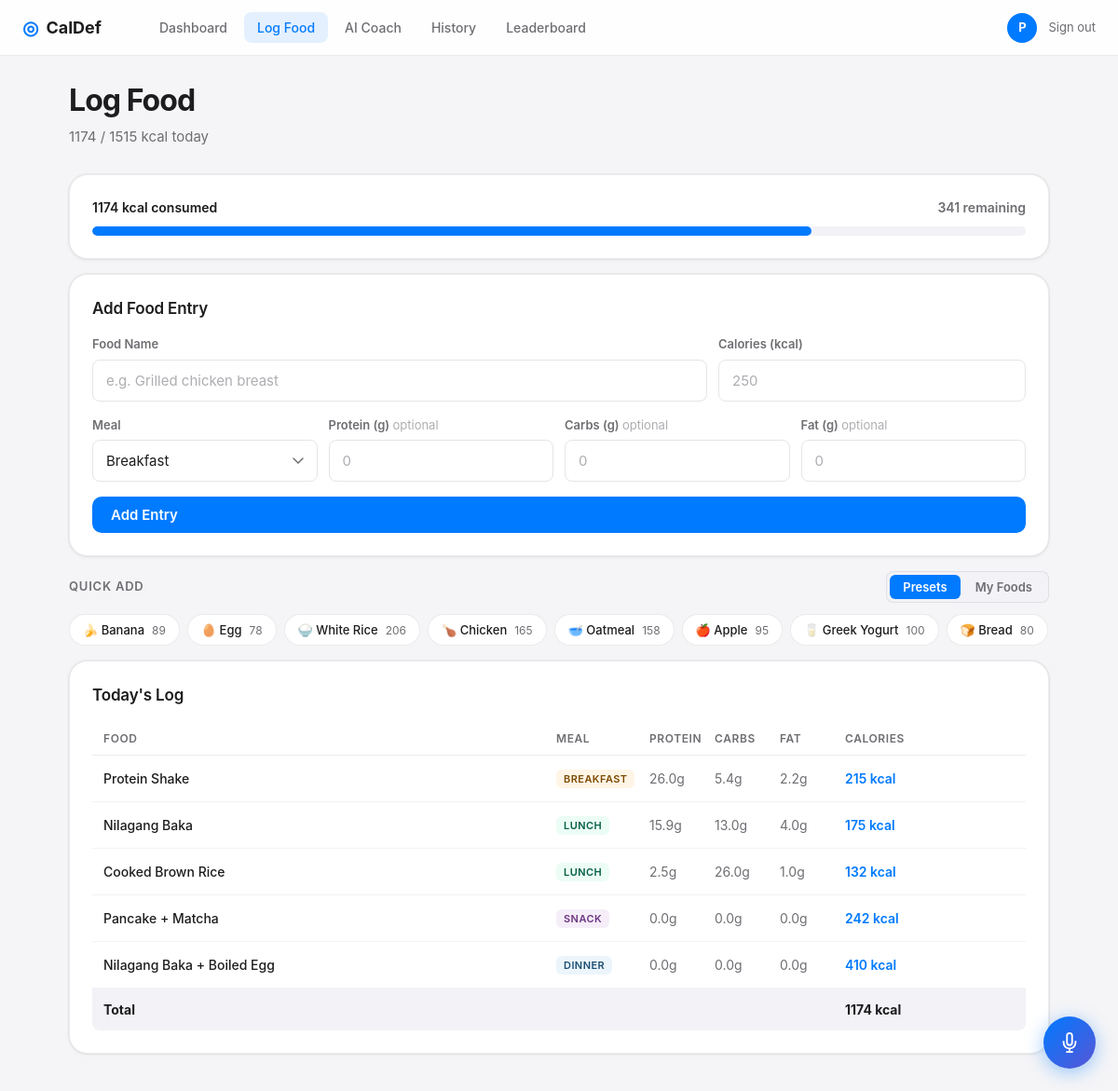
Screenshot of /log (signed in) with the database file from the repository.
### tables this page shows
CREATE TABLE profiles (
                id INTEGER PRIMARY KEY AUTOINCREMENT,
                user_id INTEGER UNIQUE NOT NULL,
                height_cm REAL,
                weight_kg REAL,
                age INTEGER,
                gender TEXT,
                activity_level TEXT,
                goal TEXT,
                bmr REAL,
                tdee REAL,
                target_calories INTEGER,
                plan_text TEXT,
                updated_at TIMESTAMP DEFAULT CURRENT_TIMESTAMP,
                FOREIGN KEY (user_id) REFERENCES users(id)
            );

CREATE TABLE food_logs (
                id INTEGER PRIMARY KEY AUTOINCREMENT,
                user_id INTEGER NOT NULL,
                date TEXT NOT NULL,
                meal_type TEXT DEFAULT 'meal',
                food_name TEXT NOT NULL,
                calories INTEGER NOT NULL,
                protein_g REAL DEFAULT 0,
                carbs_g REAL DEFAULT 0,
                fat_g REAL DEFAULT 0,
                logged_at TIMESTAMP DEFAULT CURRENT_TIMESTAMP,
                FOREIGN KEY (user_id) REFERENCES users(id)
            );

### app.py (the view)
@app.route("/log")
@login_required
def log_food():
    user_id = session["user_id"]
    profile = get_profile(user_id)
    logs = get_today_logs(user_id)
    total_consumed = sum(log["calories"] for log in logs)
    target = profile["target_calories"] if profile else 2000
    remaining = target - total_consumed
    return render_template(
        "log_food.html",
        logs=logs,
        total_consumed=total_consumed,
        target=target,
        remaining=remaining,
    )

### app.py (called while the page is built)
@app.context_processor
def inject_now():
    return {"now": datetime.now}

def login_required(f):
    @wraps(f)
    def decorated(*args, **kwargs):
        if "user_id" not in session:
            return redirect(url_for("landing"))
        return f(*args, **kwargs)
    return decorated

def get_profile(user_id: int):
    with get_db() as db:
        row = db.execute("SELECT * FROM profiles WHERE user_id = ?", (user_id,)).fetchone()
    return dict(row) if row else None

def get_today_logs(user_id: int):
    today = date.today().isoformat()
    with get_db() as db:
        rows = db.execute(
            "SELECT * FROM food_logs WHERE user_id = ? AND date = ? ORDER BY logged_at ASC",
            (user_id, today)
        ).fetchall()
    return [dict(r) for r in rows]

### database.py (called while the page is built)
@contextmanager
def get_db():
    conn = sqlite3.connect(DATABASE)
    conn.row_factory = sqlite3.Row
    try:
        yield conn
        conn.commit()
    except Exception:
        conn.rollback()
        raise
    finally:
        conn.close()

### templates/log_food.html (shortened to what this page needs)
{% extends "base.html" %}
{% block content %}
<div class="page-container">
  <div class="page-header">
    <div>
      <h1 class="page-title">Log Food</h1>
      <p class="page-subtitle">{{ total_consumed }} / {{ target }} kcal today</p>
    </div>
  </div>
  <div class="log-progress-card card">
    <div class="log-prog-info">
      <span class="log-prog-consumed">{{ total_consumed }} kcal consumed</span>
      <span class="log-prog-remaining {% if remaining < 0 %}text-danger{% endif %}">
        {% if remaining >= 0 %}{{ remaining }} remaining{% else %}{{ remaining|abs }} over{% endif %}
      </span>
    </div>
    <div class="log-prog-bar-bg">
      <div class="log-prog-bar {% if remaining < 0 %}log-prog-over{% elif (total_consumed / target * 100) >= 85 %}log-prog-warn{% endif %}"
           style="width: {{ [[(total_consumed / target * 100)|int, 0]|max, 100]|min }}%"></div>
    </div>
  </div>
  <div class="card">
    <h2 class="card-title">Add Food Entry</h2>
    <div class="food-form">
      <div class="form-row">
        <div class="form-group form-group-lg">
          <label class="form-label">Food Name</label>
          <input class="form-input" type="text" id="food-name" placeholder="e.g. Grilled chicken breast" />
        </div>
        <div class="form-group">
          <label class="form-label">Calories (kcal)</label>
          <input class="form-input" type="number" id="food-cal" placeholder="250" min="1" max="9999" />
        </div>
      </div>
      <div class="form-row">
        <div class="form-group">
          <label class="form-label">Meal</label>
          <select class="form-input form-select" id="meal-type">
            <option value="breakfast">Breakfast</option>
          </select>
        </div>
        <div class="form-group">
          <label class="form-label">Protein (g) <span class="form-optional">optional</span></label>
          <input class="form-input" type="number" id="food-protein" placeholder="0" min="0" max="999" step="0.1" />
        </div>
        <div class="form-group">
          <label class="form-label">Carbs (g) <span class="form-optional">optional</span></label>
          <input class="form-input" type="number" id="food-carbs" placeholder="0" min="0" max="999" step="0.1" />
        </div>
        <div class="form-group">
          <label class="form-label">Fat (g) <span class="form-optional">optional</span></label>
          <input class="form-input" type="number" id="food-fat" placeholder="0" min="0" max="999" step="0.1" />
        </div>
      </div>
      <button class="btn btn-primary" onclick="addFood()" id="add-btn">Add Entry</button>
    </div>
  </div>
  <div class="quick-picks">
    <div class="quick-tab-bar">
      <h3 class="section-label" style="margin-bottom:0">Quick Add</h3>
      <div class="quick-tabs">
        <button class="quick-tab active" id="tab-btn-presets" onclick="switchQuickTab('presets')">Presets</button>
        <button class="quick-tab"        id="tab-btn-recent"  onclick="switchQuickTab('recent')">My Foods</button>
      </div>
    </div>
    <div class="quick-panel" id="quick-panel-presets">
      <div class="quick-grid">
        <button class="quick-btn" onclick="quickAdd('Banana', 89, 'snack', 1.1, 23, 0.3)">🍌 Banana <span>89</span></button>
        <button class="quick-btn" onclick="quickAdd('Egg (boiled)', 78, 'breakfast', 6, 0.6, 5)">🥚 Egg <span>78</span></button>
        <button class="quick-btn" onclick="quickAdd('White rice (1 cup)', 206, 'lunch', 4.3, 45, 0.4)">🍚 White Rice <span>206</span></button>
        <button class="quick-btn" onclick="quickAdd('Chicken breast (100g)', 165, 'lunch', 31, 0, 3.6)">🍗 Chicken <span>165</span></button>
        <button class="quick-btn" onclick="quickAdd('Oatmeal (1 cup)', 158, 'breakfast', 6, 27, 3)">🥣 Oatmeal <span>158</span></button>
        <button class="quick-btn" onclick="quickAdd('Apple', 95, 'snack', 0.5, 25, 0.3)">🍎 Apple <span>95</span></button>
        <button class="quick-btn" onclick="quickAdd('Greek yogurt (plain, 170g)', 100, 'snack', 17, 6, 0.7)">🥛 Greek Yogurt <span>100</span></button>
        <button class="quick-btn" onclick="quickAdd('Whole wheat bread (1 slice)', 80, 'breakfast', 3.5, 14, 1)">🍞 Bread <span>80</span></button>
      </div>
    </div>
  </div>
  <div class="card">
    <h2 class="card-title">Today's Log</h2>
    {% if logs %}
      <div class="log-table">
        <div class="log-thead">
          <span>Food</span>
          <span>Meal</span>
          <span>Protein</span>
          <span>Carbs</span>
          <span>Fat</span>
          <span>Calories</span>
          <span></span>
        </div>
        <div id="log-tbody">
          {% for log in logs %}
          <div class="log-row" id="row-{{ log.id }}">
            <span class="log-food-name">{{ log.food_name }}</span>
            <span><span class="meal-tag meal-tag-{{ log.meal_type }}">{{ log.meal_type.capitalize() }}</span></span>
            <span class="log-macro">{{ log.protein_g }}g</span>
            <span class="log-macro">{{ log.carbs_g }}g</span>
            <span class="log-macro">{{ log.fat_g }}g</span>
            <span class="log-kcal">{{ log.calories }} kcal</span>
            <div class="log-actions">
            </div>
          </div>
          {% endfor %}
        </div>
        <div class="log-total">
          <span>Total</span>
          <span></span>
          <span></span>
          <span></span>
          <span></span>
          <span id="total-kcal">{{ total_consumed }} kcal</span>
          <span></span>
        </div>
      </div>
    {% else %}
      <div class="empty-state" id="empty-state">
        <div class="empty-icon">📋</div>
        <p>No food logged yet today</p>
      </div>
    {% endif %}
  </div>
</div>
{% endblock %}

### rows the page displays
profiles: target_calories "1515"
food_logs: food_name "Protein Shake", meal_type "BREAKFAST", protein_g "26.0", carbs_g "5.4", fat_g "2.2", calories "215"
food_logs: food_name "Nilagang Baka", meal_type "LUNCH", protein_g "15.9", carbs_g "13.0", fat_g "4.0", calories "175"
food_logs: food_name "Cooked Brown Rice", meal_type "LUNCH", protein_g "2.5", carbs_g "26.0", fat_g "1.0", calories "132"
food_logs: food_name "Pancake + Matcha", meal_type "SNACK", protein_g "0.0", carbs_g "0.0", fat_g "0.0", calories "242"
food_logs: food_name "Nilagang Baka + Boiled Egg", meal_type "DINNER", protein_g "0.0", carbs_g "0.0", fat_g "0.0", calories "410"

### other values shown
{{ session.username[0].upper() }} "P"
{{ total_consumed }} "1174"
{{ remaining }} "341"
